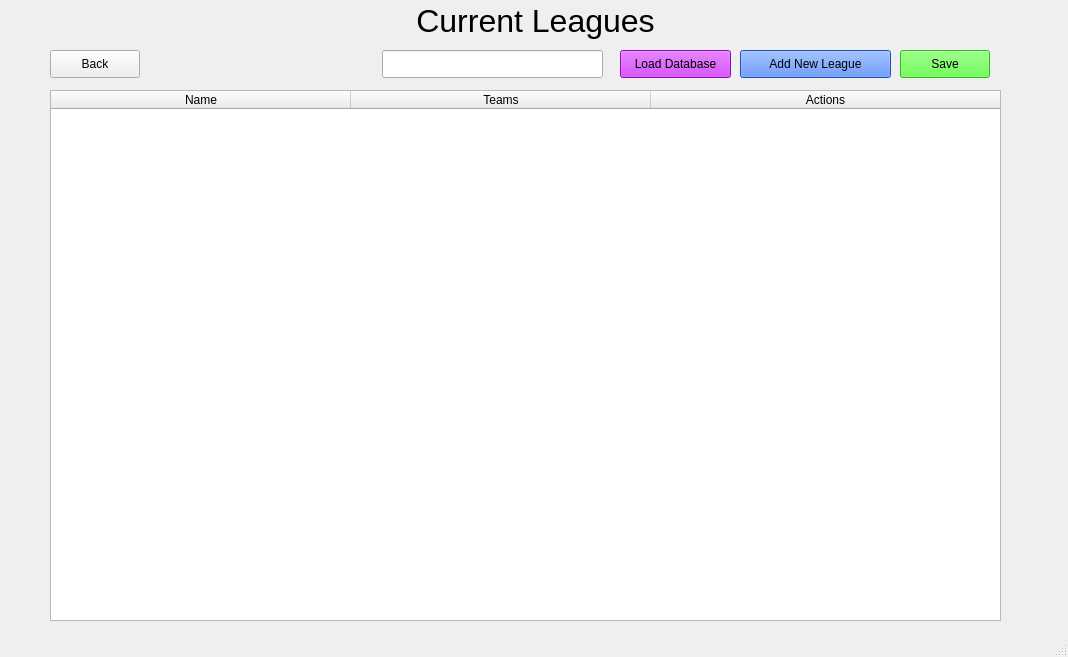
<?xml version="1.0" encoding="UTF-8"?>
<ui version="4.0">
 <class>LeagueManager</class>
 <widget class="QMainWindow" name="LeagueManager">
  <property name="geometry">
   <rect>
    <x>0</x>
    <y>0</y>
    <width>1068</width>
    <height>657</height>
   </rect>
  </property>
  <property name="windowTitle">
   <string>League Manager</string>
  </property>
  <widget class="QWidget" name="centralwidget">
   <widget class="QTableWidget" name="tableWidget">
    <property name="geometry">
     <rect>
      <x>50</x>
      <y>90</y>
      <width>951</width>
      <height>531</height>
     </rect>
    </property>
    <property name="minimumSize">
     <size>
      <width>951</width>
      <height>0</height>
     </size>
    </property>
    <attribute name="horizontalHeaderCascadingSectionResizes">
     <bool>false</bool>
    </attribute>
    <attribute name="horizontalHeaderMinimumSectionSize">
     <number>300</number>
    </attribute>
    <attribute name="horizontalHeaderStretchLastSection">
     <bool>true</bool>
    </attribute>
    <column>
     <property name="text">
      <string>Name</string>
     </property>
    </column>
    <column>
     <property name="text">
      <string>Teams</string>
     </property>
    </column>
    <column>
     <property name="text">
      <string>Actions</string>
     </property>
    </column>
   </widget>
   <widget class="QLabel" name="CurrentLeaguesLabel">
    <property name="geometry">
     <rect>
      <x>60</x>
      <y>0</y>
      <width>951</width>
      <height>41</height>
     </rect>
    </property>
    <property name="font">
     <font>
      <pointsize>24</pointsize>
     </font>
    </property>
    <property name="styleSheet">
     <string notr="true"/>
    </property>
    <property name="text">
     <string>Current Leagues</string>
    </property>
    <property name="scaledContents">
     <bool>true</bool>
    </property>
    <property name="alignment">
     <set>Qt::AlignCenter</set>
    </property>
   </widget>
   <widget class="QPushButton" name="SaveButton">
    <property name="geometry">
     <rect>
      <x>900</x>
      <y>50</y>
      <width>90</width>
      <height>28</height>
     </rect>
    </property>
    <property name="whatsThis">
     <string>Saves the current league view to the database.</string>
    </property>
    <property name="autoFillBackground">
     <bool>false</bool>
    </property>
    <property name="styleSheet">
     <string notr="true">background-color:rgb(66, 255, 33);</string>
    </property>
    <property name="text">
     <string>Save</string>
    </property>
   </widget>
   <widget class="QPushButton" name="LoadButton">
    <property name="geometry">
     <rect>
      <x>620</x>
      <y>50</y>
      <width>111</width>
      <height>28</height>
     </rect>
    </property>
    <property name="styleSheet">
     <string notr="true">background-color:rgb(201, 5, 255);</string>
    </property>
    <property name="text">
     <string>Load Database</string>
    </property>
   </widget>
   <widget class="QPushButton" name="AddButton">
    <property name="geometry">
     <rect>
      <x>740</x>
      <y>50</y>
      <width>151</width>
      <height>28</height>
     </rect>
    </property>
    <property name="styleSheet">
     <string notr="true">background-color:rgb(41, 109, 255);</string>
    </property>
    <property name="text">
     <string>Add New League</string>
    </property>
   </widget>
   <widget class="QPushButton" name="BackButton">
    <property name="geometry">
     <rect>
      <x>50</x>
      <y>50</y>
      <width>90</width>
      <height>28</height>
     </rect>
    </property>
    <property name="cursor">
     <cursorShape>PointingHandCursor</cursorShape>
    </property>
    <property name="text">
     <string>Back</string>
    </property>
   </widget>
   <widget class="QLineEdit" name="lineEdit">
    <property name="geometry">
     <rect>
      <x>382</x>
      <y>50</y>
      <width>221</width>
      <height>28</height>
     </rect>
    </property>
   </widget>
  </widget>
  <widget class="QStatusBar" name="statusBar"/>
 </widget>
 <resources/>
 <connections/>
</ui>
